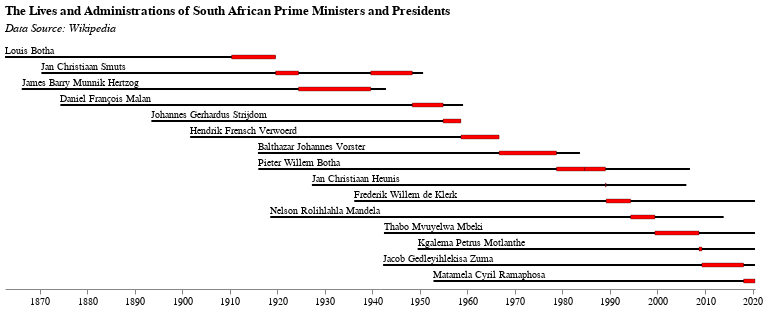

Describe this chart as a Vega-Lite specification.
### Vega specification from a JSON file in a GitHub repository (floating-point values rounded to 4 significant figures)
{"$schema": "https://vega.github.io/schema/vega/v5.json", "background": "white", "padding": 5, "width": 750, "height": 240, "style": "cell", "data": [{"name": "data-9daf791ba3940435b9aa92d5da3f7b73", "values": [{"name": "Louis Botha", "birth": "1862-09-27T00:00:00", "death": "1919-08-27T00:00:00", "term_start": "1910-05-31T00:00:00", "term_end": "1919-08-27T00:00:00", "term_start2": "", "term_end2": "", "party": "South African Party", "position": "Prime Minister", "life": "Life", "term": "Term"}, {"name": "Jan Christiaan Smuts", "birth": "1870-05-24T00:00:00", "death": "1950-09-11T00:00:00", "term_start": "1919-09-03T00:00:00", "term_end": "1924-06-30T00:00:00", "term_start2": "1939-09-05T00:00:00", "term_end2": "1948-06-04T00:00:00", "party": "South African Party", "position": "Prime Minister", "life": "Life", "term": "Term"}, {"name": "James Barry Munnik Hertzog", "birth": "1866-04-06T00:00:00", "death": "1942-11-21T00:00:00", "term_start": "1924-06-30T00:00:00", "term_end": "1939-09-05T00:00:00", "term_start2": "", "term_end2": "", "party": "National Party-United Party", "position": "Prime Minister", "life": "Life", "term": "Term"}, {"name": "Daniel François Malan", "birth": "1874-05-22T00:00:00", "death": "1959-02-07T00:00:00", "term_start": "1948-06-04T00:00:00", "term_end": "1954-11-30T00:00:00", "term_start2": "", "term_end2": "", "party": "National Party", "position": "Prime Minister", "life": "Life", "term": "Term"}, {"name": "Johannes Gerhardus Strijdom", "birth": "1893-07-14T00:00:00", "death": "1958-08-24T00:00:00", "term_start": "1954-11-30T00:00:00", "term_end": "1958-08-24T00:00:00", "term_start2": "", "term_end2": "", "party": "National Party", "position": "Prime Minister", "life": "Life", "term": "Term"}, {"name": "Hendrik Frensch Verwoerd", "birth": "1901-09-08T00:00:00", "death": "1966-09-06T00:00:00", "term_start": "1958-09-02T00:00:00", "term_end": "1966-09-06T00:00:00", "term_start2": "", "term_end2": "", "party": "National Party", "position": "Prime Minister", "life": "Life", "term": "Term"}, {"name": "Balthazar Johannes Vorster", "birth": "1915-12-13T00:00:00", "death": "1983-09-10T00:00:00", "term_start": "1966-09-13T00:00:00", "term_end": "1978-10-02T00:00:00", "term_start2": "", "term_end2": "", "party": "National Party", "position": "Prime Minister", "life": "Life", "term": "Term"}, {"name": "Pieter Willem Botha", "birth": "1916-01-12T00:00:00", "death": "2006-10-31T00:00:00", "term_start": "1978-10-09T00:00:00", "term_end": "1984-09-14T00:00:00", "term_start2": "1984-09-03T00:00:00", "term_end2": "1989-01-19T00:00:00", "party": "National Party", "position": "Prime Minister", "life": "Life", "term": "Term"}, {"name": "Jan Christiaan Heunis", "birth": "1927-04-20T00:00:00", "death": "2006-01-27T00:00:00", "term_start": "1989-01-19T00:00:00", "term_end": "1989-03-15T00:00:00", "term_start2": "", "term_end2": "", "party": "National Party", "position": "President", "life": "Life", "term": "Term"}, {"name": "Frederik Willem de Klerk", "birth": "1936-03-18T00:00:00", "death": "2020-07-07T06:47:50.217158", "term_start": "1989-03-15T00:00:00", "term_end": "1994-05-10T00:00:00", "term_start2": "", "term_end2": "", "party": "National Party", "position": "President", "life": "Life", "term": "Term"}, {"name": "Nelson Rolihlahla Mandela", "birth": "1918-07-18T00:00:00", "death": "2013-12-05T00:00:00", "term_start": "1994-05-10T00:00:00", "term_end": "1999-06-16T00:00:00", "term_start2": "", "term_end2": "", "party": "African National Congress", "position": "President", "life": "Life", "term": "Term"}, {"name": "Thabo Mvuyelwa Mbeki", "birth": "1942-06-18T00:00:00", "death": "2020-07-07T06:47:50.217158", "term_start": "1999-06-16T00:00:00", "term_end": "2008-09-24T00:00:00", "term_start2": "", "term_end2": "", "party": "African National Congress", "position": "President", "life": "Life", "term": "Term"}, {"name": "Kgalema Petrus Motlanthe", "birth": "1949-07-19T00:00:00", "death": "2020-07-07T06:47:50.217158", "term_start": "2008-09-25T00:00:00", "term_end": "2009-05-09T00:00:00", "term_start2": "", "term_end2": "", "party": "African National Congress", "position": "President", "life": "Life", "term": "Term"}, {"name": "Jacob Gedleyihlekisa Zuma", "birth": "1942-04-12T00:00:00", "death": "2020-07-07T06:47:50.217158", "term_start": "2009-05-09T00:00:00", "term_end": "2018-02-14T00:00:00", "term_start2": "", "term_end2": "", "party": "African National Congress", "position": "President", "life": "Life", "term": "Term"}, {"name": "Matamela Cyril Ramaphosa", "birth": "1952-11-17T00:00:00", "death": "2020-07-07T06:47:50.217158", "term_start": "2018-02-14T00:00:00", "term_end": "2020-07-07T00:00:00", "term_start2": "", "term_end2": "", "party": "African National Congress", "position": "President", "life": "Life", "term": "Term"}]}, {"name": "data_0", "source": "data-9daf791ba3940435b9aa92d5da3f7b73", "transform": [{"type": "formula", "expr": "toDate(datum[\"birth\"])", "as": "birth"}, {"type": "formula", "expr": "toDate(datum[\"death\"])", "as": "death"}, {"type": "formula", "expr": "toDate(datum[\"term_start\"])", "as": "term_start"}, {"type": "formula", "expr": "toDate(datum[\"term_end\"])", "as": "term_end"}, {"type": "formula", "expr": "toDate(datum[\"term_start2\"])", "as": "term_start2"}, {"type": "formula", "expr": "toDate(datum[\"term_end2\"])", "as": "term_end2"}]}, {"name": "data_1", "source": "data_0", "transform": [{"type": "filter", "expr": "(isDate(datum[\"birth\"]) || (isValid(datum[\"birth\"]) && isFinite(+datum[\"birth\"])))"}]}, {"name": "data_2", "source": "data_0", "transform": [{"type": "filter", "expr": "(isDate(datum[\"term_start\"]) || (isValid(datum[\"term_start\"]) && isFinite(+datum[\"term_start\"])))"}]}, {"name": "data_3", "source": "data_0", "transform": [{"type": "filter", "expr": "(isDate(datum[\"term_start2\"]) || (isValid(datum[\"term_start2\"]) && isFinite(+datum[\"term_start2\"])))"}]}], "marks": [{"name": "layer_0_marks", "type": "rect", "style": ["rect"], "from": {"data": "data_1"}, "encode": {"update": {"fill": {"value": "black"}, "height": {"value": 2}, "tooltip": {"signal": "{\"Name\": ''+datum[\"name\"], \"Birth\": timeFormat(datum[\"birth\"], '%b %d, %Y'), \"Death\": timeFormat(datum[\"death\"], '%b %d, %Y')}"}, "x": {"scale": "x", "field": "birth"}, "x2": {"scale": "x", "field": "death"}, "yc": {"scale": "y", "field": "term_start", "band": 0.5}}}}, {"name": "layer_1_marks", "type": "rect", "style": ["rect"], "from": {"data": "data_2"}, "encode": {"update": {"fill": {"value": "red"}, "stroke": {"value": "black"}, "strokeWidth": {"value": 0.3}, "height": {"value": 4}, "tooltip": {"signal": "{\"Name\": ''+datum[\"name\"], \"Term Start\": timeFormat(datum[\"term_start\"], '%b %d, %Y'), \"Term End\": timeFormat(datum[\"term_end\"], '%b %d, %Y')}"}, "x": {"scale": "x", "field": "term_start"}, "x2": {"scale": "x", "field": "term_end"}, "yc": {"scale": "y", "field": "term_start", "band": 0.5}}}}, {"name": "layer_2_marks", "type": "rect", "style": ["rect"], "from": {"data": "data_3"}, "encode": {"update": {"fill": {"value": "red"}, "stroke": {"value": "black"}, "strokeWidth": {"value": 0.3}, "height": {"value": 4}, "tooltip": {"signal": "{\"Name\": ''+datum[\"name\"], \"Term Start\": timeFormat(datum[\"term_start2\"], '%b %d, %Y'), \"Term End\": timeFormat(datum[\"term_end2\"], '%b %d, %Y')}"}, "x": {"scale": "x", "field": "term_start2"}, "x2": {"scale": "x", "field": "term_end2"}, "yc": {"scale": "y", "field": "term_start", "band": 0.5}}}}, {"name": "layer_3_marks", "type": "text", "style": ["text"], "from": {"data": "data_1"}, "encode": {"update": {"align": {"value": "left"}, "baseline": {"value": "line-bottom"}, "dx": {"value": 0}, "fill": {"value": "black"}, "tooltip": {"signal": "{\"Name\": ''+datum[\"name\"], \"Birth\": timeFormat(datum[\"birth\"], '%b %d, %Y'), \"Death\": timeFormat(datum[\"death\"], '%b %d, %Y')}"}, "x": {"scale": "x", "field": "birth"}, "y": {"scale": "y", "field": "term_start", "band": 0.5}, "text": {"signal": "''+datum[\"name\"]"}, "fontSize": {"value": 10}}}}], "scales": [{"name": "x", "type": "time", "domain": {"fields": [{"data": "data_1", "field": "birth"}, {"data": "data_1", "field": "death"}, {"data": "data_2", "field": "term_start"}, {"data": "data_2", "field": "term_end"}, {"data": "data_3", "field": "term_start2"}, {"data": "data_3", "field": "term_end2"}]}, "range": [0, {"signal": "width"}]}, {"name": "y", "type": "band", "domain": {"fields": [{"data": "data_1", "field": "term_start"}, {"data": "data_2", "field": "term_start"}, {"data": "data_3", "field": "term_start"}], "sort": true}, "range": [0, {"signal": "height"}], "paddingInner": 0, "paddingOuter": 0}], "title": {"text": "The Lives and Administrations of South African Prime Ministers and Presidents", "subtitle": "Data Source: Wikipedia", "subtitleFontStyle": "italic", "subtitlePadding": 5, "frame": "bounds", "anchor": "start", "offset": 12, "zindex": 0}, "axes": [{"scale": "x", "orient": "bottom", "grid": false, "labelFlush": true, "labelOverlap": true, "tickCount": {"signal": "ceil(width/40)"}, "zindex": 0}], "config": {"style": {"cell": {"strokeOpacity": 0}}}}
